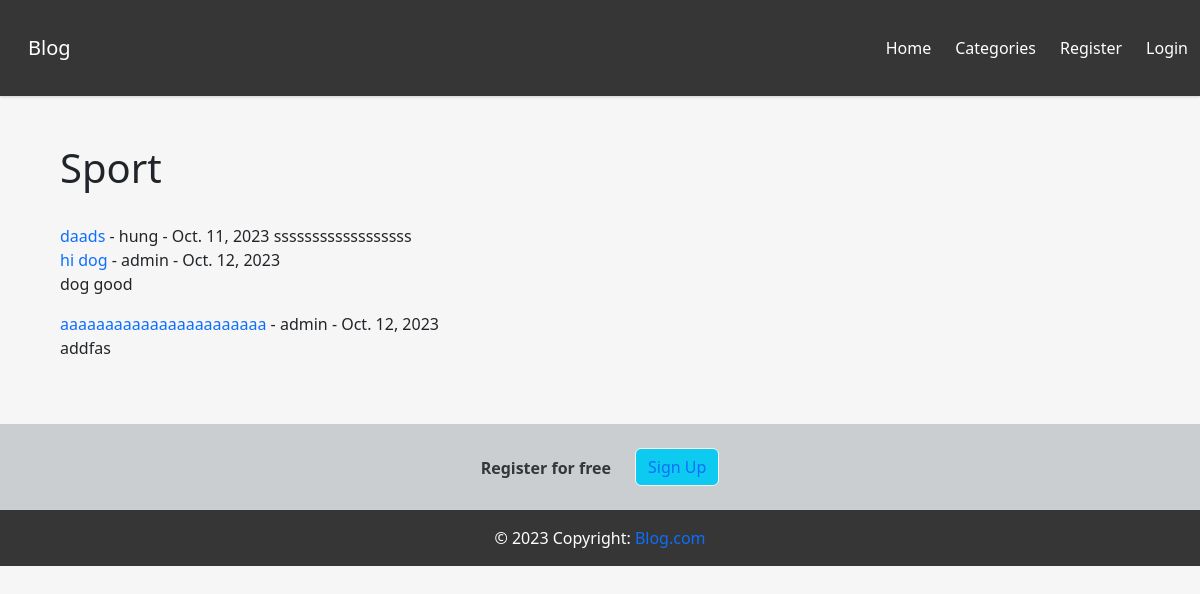
Screenshot of /category/sport/ with the database file from the repository.
### bloghome/models.py (models this page shows, shortened)
class Post(models.Model):
    title = models.CharField(max_length=255)
    header_img=models.ImageField(null=True, blank=True, upload_to="images/")
    author = models.ForeignKey(User, on_delete=models.CASCADE)
    body = RichTextField(blank=True, null=True)
    post_date = models.DateField(auto_now_add=True)
    category = models.CharField(max_length=255, default='coding')
    snippet = models.CharField(max_length=255)
    likes = models.ManyToManyField(User, related_name='blog_posts',blank=True, null=True)

### bloghome/views.py (the view)
# urls.py: path('category/<str:cats>/', CategoryView, name='category'),
def CategoryView(request, cats):
    category_posts = Post.objects.filter(category=cats)
    return render(request, 'categories.html',{'cats':cats.title(),'category_posts':category_posts})

### bloghome/templates/categories.html (shortened to what this page needs)
{% extends "base.html" %}
{% block content %}
{% if category_posts %}
    <h1> {{cats}}</h1>
    <br/>
    <ul>
        {% for post in category_posts %}
            <li><a href="{%url 'article-detail' post.pk %}">  {{post.title}} </a>
                 - {{post.author}} - {{post.post_date}}
            {{post.body | slice:":200" |safe}} </li>
        {% endfor %}
    </ul>
{% else %}
    <h2> Sorry this page does not exit </h2>
{% endif %}
{% endblock %}

### bloghome/templates/base.html (style rules this page uses)
html,body { height:100%; background-color:#f6f6f6; }
a { text-decoration: none; }

### rows the page displays
Post: title "daads", author "hung", post_date "Oct. 11, 2023", body "ssssssssssssssssss"
Post: title "hi dog", author "admin", post_date "Oct. 12, 2023", body "dog good"
Post: title "aaaaaaaaaaaaaaaaaaaaaaa", author "admin", post_date "Oct. 12, 2023", body "addfas"

### other values shown
{{ cats }} "Sport"
